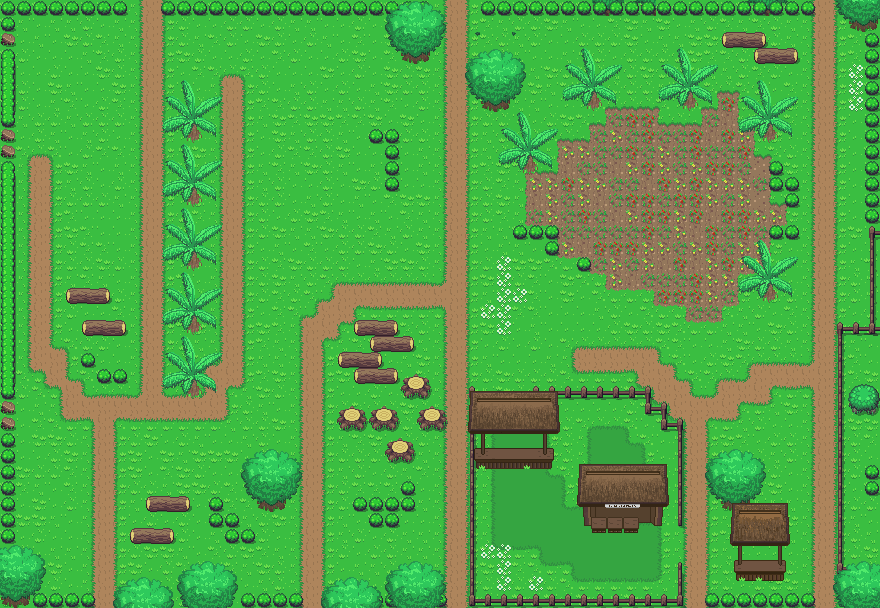

A level layout from a 2D game, rendered from its tile map. Below: a short description, then the map file with tile-grid data replaced by summaries:
An orthogonal 55x38 tile map with 16x16 px tiles, 5 tile layers (base, tree, object, buildings, ...), 2 tilesets.

<map version="1.0" tiledversion="1.0.2" orientation="orthogonal" renderorder="left-down" width="55" height="38" tilewidth="16" tileheight="16" nextobjectid="1">
 <tileset firstgid="1" source="../../Tileset/Overworld.tsx" />
 <tileset firstgid="1729" source="../../Tileset/Building.tsx" />
 <layer name="base" width="55" height="38">
  <data>[2090 cells, 2090 non-empty, 49 distinct tile ids]</data>
 </layer>
 <layer name="tree" width="55" height="38">
  <data>[2090 cells, 147 non-empty, 21 distinct tile ids]</data>
 </layer>
 <layer name="object" width="55" height="38">
  <data>[2090 cells, 194 non-empty, 25 distinct tile ids]</data>
 </layer>
 <layer name="buildings" width="55" height="38">
  <data>[2090 cells, 44 non-empty, 44 distinct tile ids]</data>
 </layer>
 <layer name="AbovePlayer" width="55" height="38">
  <properties>
   <property name="unity:sortingLayerName" value="" />
  </properties>
  <data>[2090 cells, 299 non-empty, 86 distinct tile ids]</data>
 </layer>
</map>